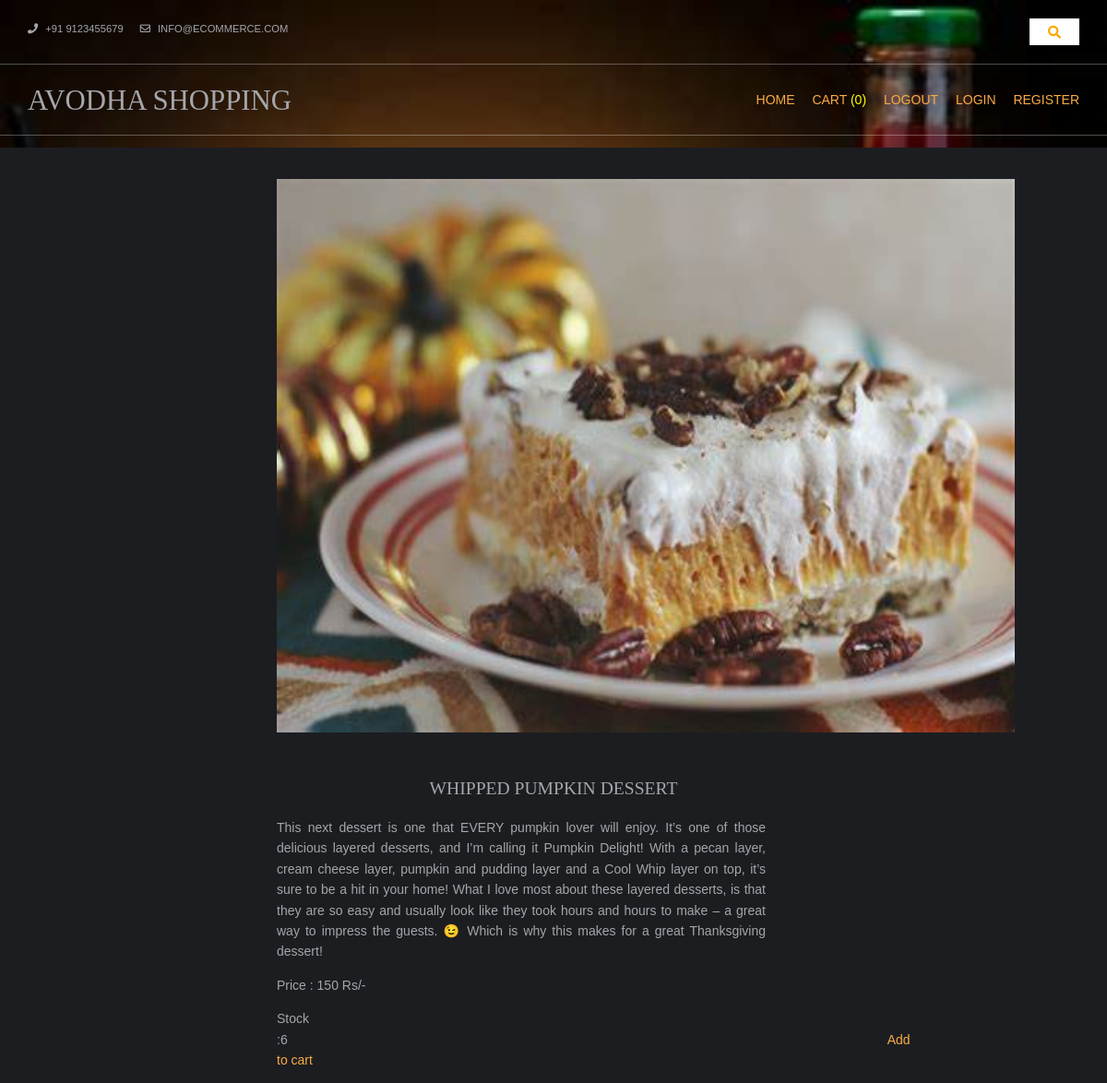
/dessert-rceips/whipped-pumpkin-dessert/, run on the app's committed database.
### Home/models.py (models this page shows, shortened)
class products(models.Model):
    name = models.CharField(max_length=250, unique=True)
    productslug = models.SlugField(max_length=250, unique=True)
    desc = models.TextField()
    img = models.ImageField(upload_to='ImageEcommerce')
    stock = models.IntegerField()
    availability = models.BooleanField()
    price = models.IntegerField()
    category = models.ForeignKey(categories, on_delete=models.CASCADE)

### Home/views.py (the view)
# urls.py: path('<slug:c_slug>/<slug:p_slug>/',views.productdetails,name="details"),
def productdetails (request,c_slug,p_slug):
    try:
        prod_details = products.objects.get(category__categoriesslug=c_slug, productslug=p_slug)
    except Exception as e:
        raise e
    return render(request, "itemdetails.html", {'pro': prod_details})

### cart/context_processor.py (called while the page is built)
def count(request):
    item_count = 0
    if 'admin' in request.path:
        return ()
    else:
        try:
            ct = Cartlist.objects.filter(cart_id=c_id(request))
            cti = items_in_cart.objects.all().filter(cart_carts=ct[:1])
            for c in cti:
                item_count += c.quantity_cart
        except Cartlist.DoesNotExist:
            item_count = 0
    return dict(ic=item_count)

### cart/views.py (called while the page is built)
def c_id(request):
    ct_id = request.session.session_key
    if not ct_id:
        ct_id = request.session.create()
    return ct_id

### templates/itemdetails.html (shortened to what this page needs)
{% extends 'homepagebase.html' %}
{% load static %}
{% block content %}
<html lang="en">
<head>
</head>
    <div class="container-fluid">
       <div class="tm-site-header tm-mb-1">
          <div class="tm-site-name-container tm-bg-color-1">
              <h1 style="text-align:center;padding-top:14px">{{prdt.name}}</h1>
           </div>
        </div>
        <section class="tm-mb-1" id="about">
            <div class="tm-row tm-about-row">
                <div class="tm-section-1-l">
                    <img src="{{pro.img.url}}" style="height:600px;width:1200;padding-right:100px;padding-left:300px;">
                </div>
                <article class="tm-section-1-r tm-bg-color-8">
                    <h2  style="text-align:center;padding-top:50px;" class="tm-mb-2 tm-title-color">{{pro.name}}</h2>
                    <div class="detail">
                    <p>{{pro.desc}}</p>
                    <p>Price : {{pro.price}} Rs/-</p>
                        {% if pro.stock <= 0 %}
                             <h4 style="color:Red;font-size:14px;">No stock is available</h4>
                        {% else %}
                             <p>Stock :{{pro.stock}}<a href="{% url 'addtocart' pro.id %}"  class="tm-btn tm-btn-1 tm-link-to-services" style="padding-left:650px;">Add to cart</a></p>
                        {% endif %}
                    </div>
                </article>
            </div>
        </section>
  </div>
{% endblock %}

### static/homepagefile/layout/styles/layout.css (style rules this page uses)
*, *::before, *::after { transition:all .3s ease-in-out; }
body { color:#A5A6AA; background-color:#1C1D21; }
a { color:#FBAB45; }

### static/homepagefile/layout/styles/framework.css (style rules this page uses)
html { overflow-y:scroll; overflow-x:hidden; }
html, body { margin:0; padding:0; font-size:14px; line-height:1.6em; }
*, *::before, *::after { box-sizing:border-box; }
a { outline:none; text-decoration:none; }
img { width:auto; max-width:100%; height:auto; margin:0; padding:0; border:none; line-height:normal; vertical-align:middle; }
body, input, textarea, select { font-family:Verdana, Geneva, sans-serif; }
h1, h2, h3, h4, h5, h6, .heading { font-family:Georgia, "Times New Roman", Times, serif; }
::placeholder { opacity:1; }
h1, h2, h3, h4, h5, h6, .heading { margin:0 0 20px 0; font-size:1.4rem; line-height:normal; font-weight:normal; text-transform:uppercase; }
address, article, aside, figcaption, figure, footer, header, main, nav, section { display:block; margin:0; padding:0; }

### templates/homepagebase.html (style rules this page uses)
.detail { padding-right:100px; padding-left:300px; text-align:center; text-align:justify; padding-right:370px; padding-left:300px; }

### data on the page
products: img (picture), name "WHIPPED PUMPKIN DESSERT", desc "This next dessert is one that EVERY pumpkin lover will enjoy. It’s one of those delicious layered desserts, and I’m calling it Pumpkin Delight! With a pecan layer, cream cheese layer, pumpkin and pudding layer and a Cool Whip layer on top, it’s sure to be a hit in your home! What I love most about these layered desserts, is that they are so easy and usually look like they took hours and hours to make – a great way to impress the guests. 😉 Which is why this makes for a great Thanksgiving dessert!", price "150", stock "6"

### other printed values
{{ ic }} "0"
